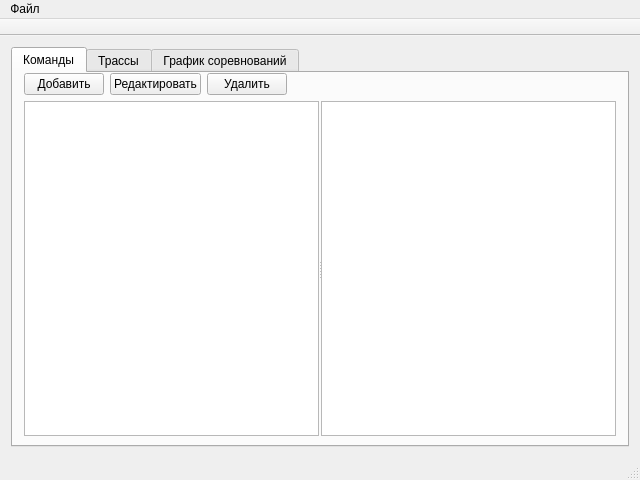
<?xml version="1.0" encoding="UTF-8"?>
<ui version="4.0">
 <class>MainWindow</class>
 <widget class="QMainWindow" name="MainWindow">
  <property name="enabled">
   <bool>true</bool>
  </property>
  <property name="geometry">
   <rect>
    <x>0</x>
    <y>0</y>
    <width>640</width>
    <height>480</height>
   </rect>
  </property>
  <property name="windowTitle">
   <string/>
  </property>
  <property name="windowIcon">
   <iconset resource="Resources/resources.qrc">
    <normaloff>:/ico/ico.icns</normaloff>:/ico/ico.icns</iconset>
  </property>
  <widget class="QWidget" name="centralWidget">
   <layout class="QVBoxLayout" name="verticalLayout">
    <item>
     <widget class="QTabWidget" name="tabWidget">
      <property name="autoFillBackground">
       <bool>true</bool>
      </property>
      <property name="tabPosition">
       <enum>QTabWidget::North</enum>
      </property>
      <property name="tabShape">
       <enum>QTabWidget::Rounded</enum>
      </property>
      <property name="currentIndex">
       <number>0</number>
      </property>
      <property name="tabsClosable">
       <bool>false</bool>
      </property>
      <property name="movable">
       <bool>false</bool>
      </property>
      <widget class="QWidget" name="tab">
       <attribute name="title">
        <string>Команды</string>
       </attribute>
       <layout class="QVBoxLayout" name="verticalLayout_3">
        <property name="topMargin">
         <number>0</number>
        </property>
        <property name="bottomMargin">
         <number>9</number>
        </property>
        <item>
         <layout class="QHBoxLayout" name="horizontalLayout_2">
          <property name="sizeConstraint">
           <enum>QLayout::SetNoConstraint</enum>
          </property>
          <item>
           <widget class="QPushButton" name="addRbutton">
            <property name="focusPolicy">
             <enum>Qt::NoFocus</enum>
            </property>
            <property name="text">
             <string>Добавить</string>
            </property>
           </widget>
          </item>
          <item>
           <widget class="QPushButton" name="editRbutton">
            <property name="focusPolicy">
             <enum>Qt::NoFocus</enum>
            </property>
            <property name="text">
             <string>Редактировать</string>
            </property>
           </widget>
          </item>
          <item>
           <widget class="QPushButton" name="deliteRbutton">
            <property name="focusPolicy">
             <enum>Qt::NoFocus</enum>
            </property>
            <property name="text">
             <string>Удалить</string>
            </property>
           </widget>
          </item>
          <item>
           <spacer name="horizontalSpacer_2">
            <property name="orientation">
             <enum>Qt::Horizontal</enum>
            </property>
            <property name="sizeHint" stdset="0">
             <size>
              <width>40</width>
              <height>20</height>
             </size>
            </property>
           </spacer>
          </item>
         </layout>
        </item>
        <item>
         <widget class="QSplitter" name="splitter">
          <property name="orientation">
           <enum>Qt::Horizontal</enum>
          </property>
          <property name="handleWidth">
           <number>2</number>
          </property>
          <property name="childrenCollapsible">
           <bool>false</bool>
          </property>
          <widget class="QTreeView" name="TeamTreeView">
           <property name="sizePolicy">
            <sizepolicy hsizetype="MinimumExpanding" vsizetype="MinimumExpanding">
             <horstretch>0</horstretch>
             <verstretch>0</verstretch>
            </sizepolicy>
           </property>
           <property name="focusPolicy">
            <enum>Qt::NoFocus</enum>
           </property>
           <attribute name="headerVisible">
            <bool>false</bool>
           </attribute>
          </widget>
          <widget class="QTextBrowser" name="textBrowser">
           <property name="sizePolicy">
            <sizepolicy hsizetype="MinimumExpanding" vsizetype="MinimumExpanding">
             <horstretch>0</horstretch>
             <verstretch>0</verstretch>
            </sizepolicy>
           </property>
          </widget>
         </widget>
        </item>
       </layout>
      </widget>
      <widget class="QWidget" name="tab_2">
       <attribute name="title">
        <string>Трассы</string>
       </attribute>
       <layout class="QVBoxLayout" name="verticalLayout_2">
        <property name="topMargin">
         <number>0</number>
        </property>
        <property name="bottomMargin">
         <number>9</number>
        </property>
        <item>
         <layout class="QHBoxLayout" name="horizontalLayout">
          <property name="sizeConstraint">
           <enum>QLayout::SetMaximumSize</enum>
          </property>
          <item>
           <widget class="QPushButton" name="addTbutton">
            <property name="focusPolicy">
             <enum>Qt::NoFocus</enum>
            </property>
            <property name="text">
             <string>Добавить</string>
            </property>
           </widget>
          </item>
          <item>
           <widget class="QPushButton" name="editTbutton">
            <property name="enabled">
             <bool>false</bool>
            </property>
            <property name="focusPolicy">
             <enum>Qt::NoFocus</enum>
            </property>
            <property name="text">
             <string>Редактировать</string>
            </property>
           </widget>
          </item>
          <item>
           <widget class="QPushButton" name="deleteTbutton">
            <property name="enabled">
             <bool>false</bool>
            </property>
            <property name="focusPolicy">
             <enum>Qt::NoFocus</enum>
            </property>
            <property name="text">
             <string>Удалить</string>
            </property>
           </widget>
          </item>
          <item>
           <spacer name="horizontalSpacer">
            <property name="orientation">
             <enum>Qt::Horizontal</enum>
            </property>
            <property name="sizeHint" stdset="0">
             <size>
              <width>40</width>
              <height>20</height>
             </size>
            </property>
           </spacer>
          </item>
         </layout>
        </item>
        <item>
         <widget class="QSplitter" name="splitter_2">
          <property name="sizePolicy">
           <sizepolicy hsizetype="MinimumExpanding" vsizetype="MinimumExpanding">
            <horstretch>0</horstretch>
            <verstretch>0</verstretch>
           </sizepolicy>
          </property>
          <property name="frameShape">
           <enum>QFrame::NoFrame</enum>
          </property>
          <property name="orientation">
           <enum>Qt::Horizontal</enum>
          </property>
          <property name="handleWidth">
           <number>2</number>
          </property>
          <property name="childrenCollapsible">
           <bool>false</bool>
          </property>
          <widget class="QListView" name="TrackListView">
           <property name="sizePolicy">
            <sizepolicy hsizetype="MinimumExpanding" vsizetype="MinimumExpanding">
             <horstretch>0</horstretch>
             <verstretch>0</verstretch>
            </sizepolicy>
           </property>
           <property name="focusPolicy">
            <enum>Qt::NoFocus</enum>
           </property>
           <property name="editTriggers">
            <set>QAbstractItemView::NoEditTriggers</set>
           </property>
           <property name="tabKeyNavigation">
            <bool>false</bool>
           </property>
          </widget>
          <widget class="QTextBrowser" name="trackDescription">
           <property name="sizePolicy">
            <sizepolicy hsizetype="MinimumExpanding" vsizetype="MinimumExpanding">
             <horstretch>0</horstretch>
             <verstretch>0</verstretch>
            </sizepolicy>
           </property>
          </widget>
         </widget>
        </item>
       </layout>
      </widget>
      <widget class="QWidget" name="tab_3">
       <attribute name="title">
        <string>График соревнований</string>
       </attribute>
       <layout class="QVBoxLayout" name="verticalLayout_4">
        <property name="spacing">
         <number>0</number>
        </property>
        <property name="topMargin">
         <number>0</number>
        </property>
        <property name="bottomMargin">
         <number>9</number>
        </property>
        <item>
         <layout class="QHBoxLayout" name="horizontalLayout_3">
          <item>
           <widget class="QPushButton" name="addCButton">
            <property name="focusPolicy">
             <enum>Qt::NoFocus</enum>
            </property>
            <property name="text">
             <string>Добавить</string>
            </property>
           </widget>
          </item>
          <item>
           <widget class="QPushButton" name="editCButton">
            <property name="enabled">
             <bool>false</bool>
            </property>
            <property name="text">
             <string>Редактировать</string>
            </property>
           </widget>
          </item>
          <item>
           <widget class="QPushButton" name="deleteCButton">
            <property name="enabled">
             <bool>false</bool>
            </property>
            <property name="text">
             <string>Удалить</string>
            </property>
           </widget>
          </item>
          <item>
           <spacer name="horizontalSpacer_3">
            <property name="orientation">
             <enum>Qt::Horizontal</enum>
            </property>
            <property name="sizeHint" stdset="0">
             <size>
              <width>40</width>
              <height>20</height>
             </size>
            </property>
           </spacer>
          </item>
         </layout>
        </item>
        <item>
         <layout class="QHBoxLayout" name="horizontalLayout_4">
          <item>
           <widget class="QLabel" name="label_2">
            <property name="sizePolicy">
             <sizepolicy hsizetype="Fixed" vsizetype="Preferred">
              <horstretch>0</horstretch>
              <verstretch>0</verstretch>
             </sizepolicy>
            </property>
            <property name="minimumSize">
             <size>
              <width>70</width>
              <height>0</height>
             </size>
            </property>
            <property name="text">
             <string>   Дата</string>
            </property>
           </widget>
          </item>
          <item>
           <widget class="QLabel" name="label_3">
            <property name="sizePolicy">
             <sizepolicy hsizetype="Fixed" vsizetype="Preferred">
              <horstretch>0</horstretch>
              <verstretch>0</verstretch>
             </sizepolicy>
            </property>
            <property name="minimumSize">
             <size>
              <width>50</width>
              <height>0</height>
             </size>
            </property>
            <property name="text">
             <string>Время</string>
            </property>
           </widget>
          </item>
          <item>
           <widget class="QLabel" name="label_4">
            <property name="sizePolicy">
             <sizepolicy hsizetype="Preferred" vsizetype="Preferred">
              <horstretch>0</horstretch>
              <verstretch>0</verstretch>
             </sizepolicy>
            </property>
            <property name="text">
             <string>Название события</string>
            </property>
           </widget>
          </item>
          <item>
           <spacer name="horizontalSpacer_4">
            <property name="orientation">
             <enum>Qt::Horizontal</enum>
            </property>
            <property name="sizeHint" stdset="0">
             <size>
              <width>40</width>
              <height>20</height>
             </size>
            </property>
           </spacer>
          </item>
         </layout>
        </item>
        <item>
         <widget class="QListView" name="CompetitionListView">
          <property name="focusPolicy">
           <enum>Qt::NoFocus</enum>
          </property>
          <property name="selectionRectVisible">
           <bool>false</bool>
          </property>
         </widget>
        </item>
       </layout>
      </widget>
     </widget>
    </item>
   </layout>
  </widget>
  <widget class="QMenuBar" name="menuBar">
   <property name="enabled">
    <bool>true</bool>
   </property>
   <property name="geometry">
    <rect>
     <x>0</x>
     <y>0</y>
     <width>640</width>
     <height>22</height>
    </rect>
   </property>
   <property name="defaultUp">
    <bool>false</bool>
   </property>
   <property name="nativeMenuBar">
    <bool>true</bool>
   </property>
   <widget class="QMenu" name="menu">
    <property name="title">
     <string>Файл</string>
    </property>
    <addaction name="NewBase"/>
    <addaction name="OpenBase"/>
    <addaction name="Save"/>
    <addaction name="SaveAs"/>
   </widget>
   <addaction name="menu"/>
  </widget>
  <widget class="QToolBar" name="mainToolBar">
   <property name="movable">
    <bool>false</bool>
   </property>
   <property name="allowedAreas">
    <set>Qt::TopToolBarArea</set>
   </property>
   <attribute name="toolBarArea">
    <enum>TopToolBarArea</enum>
   </attribute>
   <attribute name="toolBarBreak">
    <bool>false</bool>
   </attribute>
  </widget>
  <widget class="QStatusBar" name="statusBar"/>
  <action name="NewBase">
   <property name="text">
    <string>Новая база</string>
   </property>
   <property name="shortcut">
    <string>Ctrl+N</string>
   </property>
  </action>
  <action name="OpenBase">
   <property name="text">
    <string>Открыть базу</string>
   </property>
   <property name="shortcut">
    <string>Ctrl+O</string>
   </property>
  </action>
  <action name="Save">
   <property name="text">
    <string>Сохранить</string>
   </property>
   <property name="shortcut">
    <string>Ctrl+S</string>
   </property>
  </action>
  <action name="SaveAs">
   <property name="text">
    <string>Сохранить как...</string>
   </property>
   <property name="shortcut">
    <string>Ctrl+Shift+Ы</string>
   </property>
  </action>
 </widget>
 <layoutdefault spacing="6" margin="11"/>
 <resources>
  <include location="Resources/resources.qrc"/>
 </resources>
 <connections/>
</ui>
